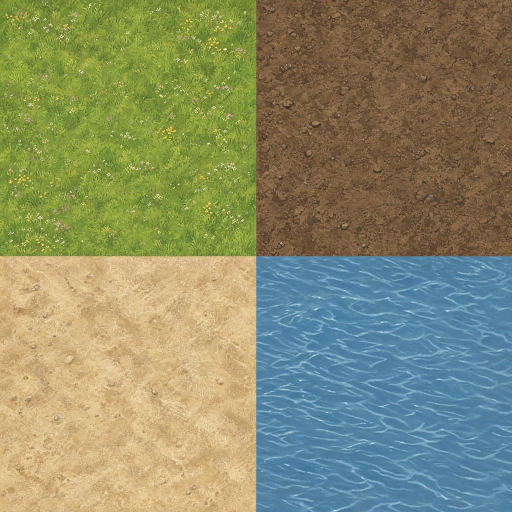
#> input picture tools/miniheroes-art/src/map/ground.jpg, 1024 x 1024 px (shown at 1/2 size)
$ python build_map.py
#> lines starting #> are read from the running program, lines starting #| are printed output that depends on the picture
#!/usr/bin/env python3
"""Mini Heroes map + battlefield art (painted, chibi style). Run after build_atlas.py.
src/map/ground.jpg (2x2 textures: grass, rough, road, water) -> art/map-ground.webp (4 seamless 256px tiles)
src/map/{towns,objects,deco}.jpg (white-background lineups) -> art/map-sprites.webp + art/map.json (packed, 3x display size)
src/map/battle.jpg -> art/battle-field.webp (1024x800; battlefield is 256x200 logical -> 4x)"""
import json, os
from PIL import Image, ImageChops, ImageFilter
import build_atlas as BA
HERE = BA.HERE; OUT = BA.OUT; SRC = os.path.join(HERE, 'src', 'map'); K = 3  # sprites baked at 3x their logical size

def seamless(im):
    w, h = im.size; sh = ImageChops.offset(im, w // 2, h // 2)
    m = Image.new('L', (w, h)); mp = m.load()
    for y in range(h):
        for x in range(w):
            d = min(x, w - 1 - x, y, h - 1 - y) / (w * 0.25); mp[x, y] = round(255 * min(1, d))
    return Image.composite(im, sh, m)

def ground():
    g = Image.open(os.path.join(SRC, 'ground.jpg')).convert('RGB'); q = g.width // 2; out = Image.new('RGB', (1024, 256))
#> in ground, g is the input picture: PIL image 1024x1024 RGB; mean R, G, B 137.2, 139.8, 106
#> after `q = g.width // 2`: q = 512
#> after `out = Image.new('RGB', (1024, 256))`: out: PIL image 1024x256 RGB; every value is 0
    for i, (cx, cy) in enumerate(((0, 0), (1, 0), (0, 1), (1, 1))):
        t = g.crop((cx * q + 24, cy * q + 24, cx * q + q - 24, cy * q + q - 24)).resize((256, 256), Image.LANCZOS)
        out.paste(seamless(t), (i * 256, 0))
#> this loop made 4 passes
#> pass 1, in ground, `t = g.crop((cx * q + 24, cy * q + 24, cx * q + q - 24, cy * q + q - 24..`:
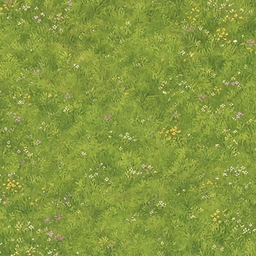
#> t: PIL image 256x256 RGB; mean R, G, B 133.2, 151.7, 62.5
#> pass 1, in seamless, `sh = ImageChops.offset(im, w // 2, h // 2)`:
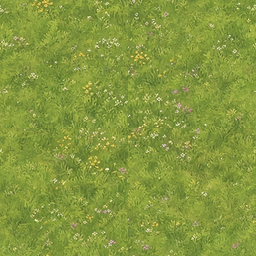
#> sh: PIL image 256x256 RGB; mean R, G, B 133.2, 151.7, 62.5
#> pass 2, in ground, `t = g.crop((cx * q + 24, cy * q + 24, cx * q + q - 24, cy * q + q - 24..`:
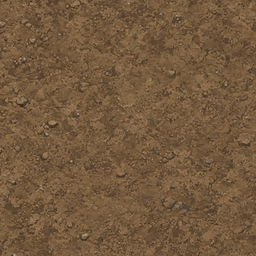
#> t: PIL image 256x256 RGB; mean R, G, B 116.2, 89.4, 61.7
#> after the loop:
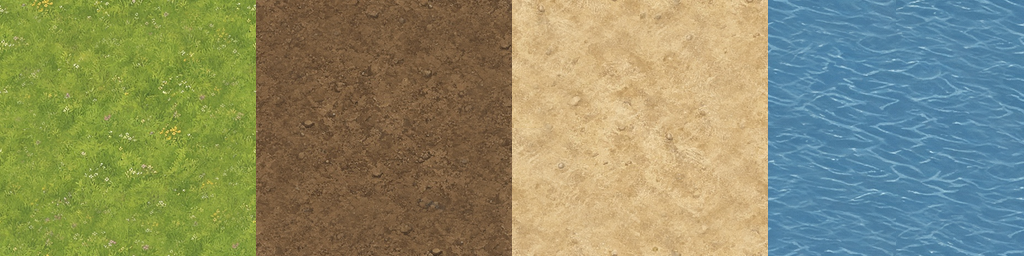
#> out: PIL image 1024x256 RGB; mean R, G, B 137.9, 140.5, 106.6
#> after the loop:
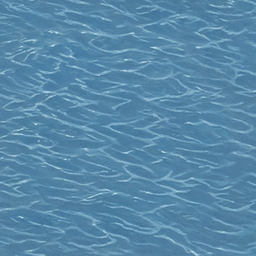
#> t: PIL image 256x256 RGB; mean R, G, B 87.7, 136.4, 168.1
    out.save(os.path.join(OUT, 'map-ground.webp'), 'WEBP', quality=80, method=6)

def figs(name, rows, n):
#> (the run stopped early here; a loop or call above may not have finished)
